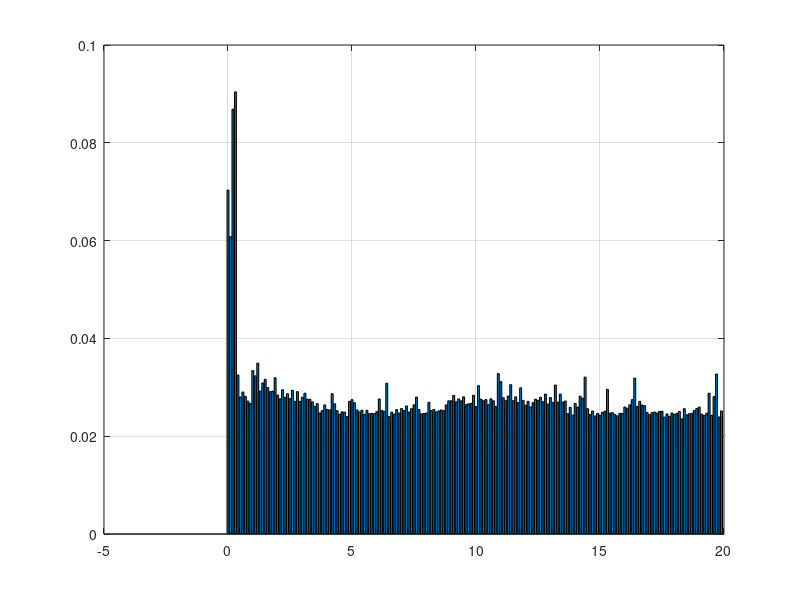

Write MATLAB code to recreate this figure. (Note: this script raises an error after producing the figure.)

close all
addpath('functions')
addpath('gif')
addpath('results')


data = load('ResultsNLMPC.mat');
data = data.sol;

samples = length(data.X);

X = data.X;
Xest = data.Xest;
Ts = data.T;
U = data.U;
D = data.D;
Y = data.Y;
if (isfield(data, 'R'))
    R = data.R;   
end

if (isfield(data, 'computingTimes'))
    computingTimes = data.computingTimes;
    figure("Name", "Computing times")
    bar(Ts(1:10:end-1), computingTimes);
    grid on
end


kRefreshPlot = 50; %vykresluje se pouze po kazdych 'kRefreshPlot" samplech
kRefreshAnim = 8; % ~ ^

for k = 2:1:samples-1
    %% Vizualizace
    if(mod(k,kRefreshPlot)==0)
%         plotRefresh(Ts,X,Xest,R,U,D,Y,k,kRefreshPlot); %LQG
%         plotRefresh(Ts,X,Xest,[],U,D,Y,k,kRefreshPlot); %MPC
    end
    
    if(mod(k,kRefreshAnim)==0)
%         animRefresh(X(:,k), Xest(:,k), R(k), U(k), D(k)); %LQG
        animRefresh(X(:,k), Xest(:,k), [], U(k), D(1,k)); %MPC
        title(k)
    end
        
    if(mod(k,10000)==0)
        disp("Time for 10000 samples:" + toc)
    end
    
end
